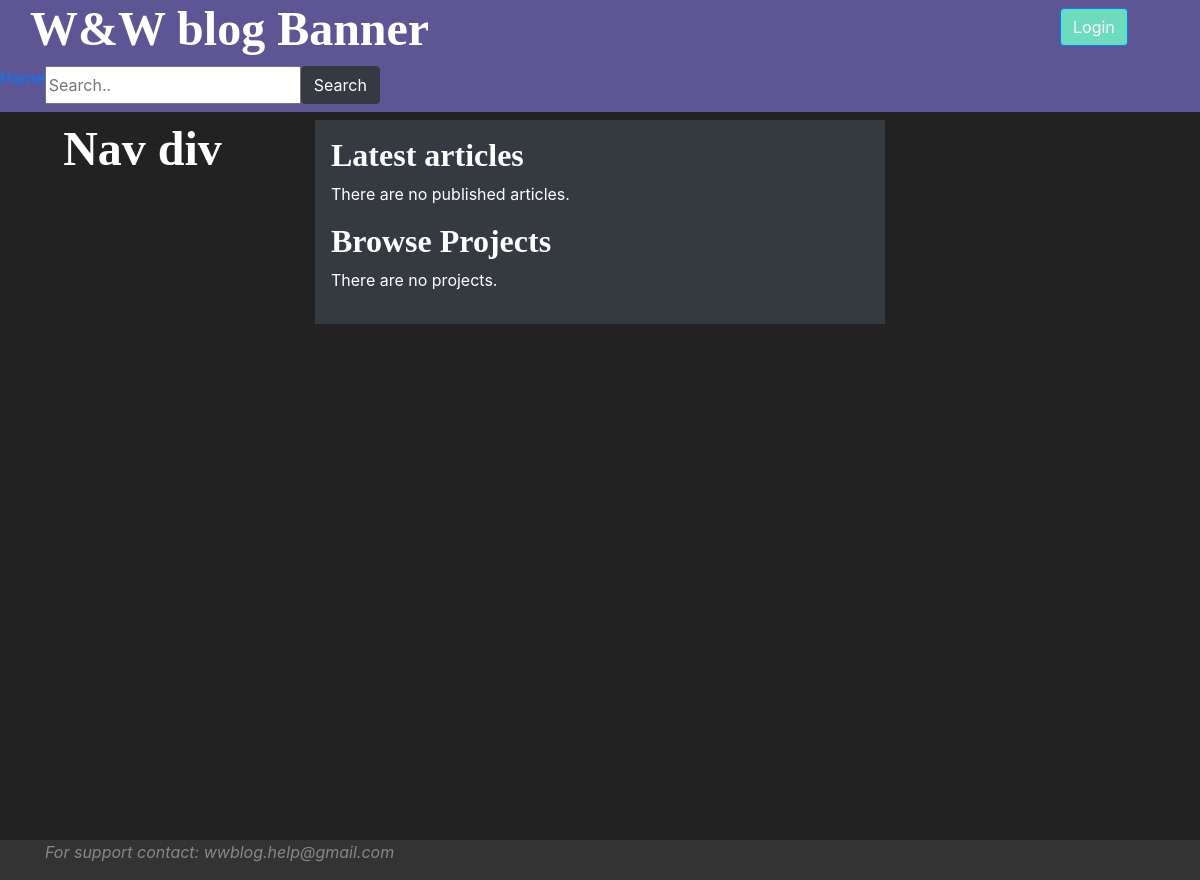
The app's page /, older data.
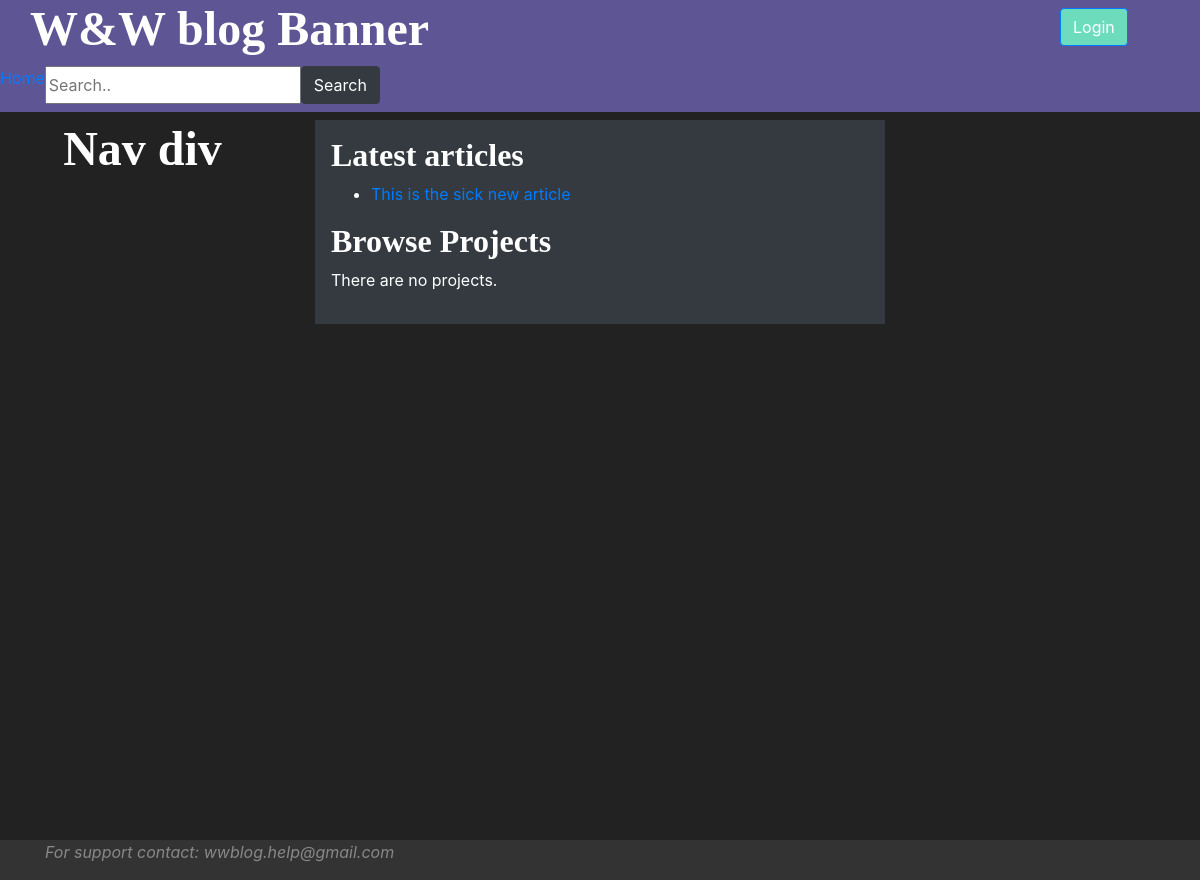
The same page, newer data.
### wwapp/models.py (models this page shows, shortened)
class Article(models.Model):
    article_id = models.AutoField(primary_key=True)
    article_title = models.CharField(max_length=45)
    pub_date = models.DateTimeField(blank=True, null=True)
    author = models.ForeignKey(User, on_delete=models.PROTECT)
    published = models.BooleanField(default=False)
    creation_date = models.DateTimeField(auto_now_add=True)
    article_parent = models.ForeignKey("Article", on_delete=models.SET_NULL, null=True, blank=True)
    """
    # populate with -  default=timezone.now - from django.utils.timezone.now()
    # edit_date = models.DateField(auto_now=True)
    # can be used instead auto_now_add = True,
    """
    class Meta:
        indexes = [
            models.Index(fields=['article_title']),
            models.Index(fields=['author']),
        ]

### wwapp/views.py (the view)
# urls.py: path('', views.index, name='index'),
def index(request):
    latest_articles = ArticleHandler.get_latest_published_articles(count=5)
    values = {
        "latest_articles_list": latest_articles,
    }
    return render(request, "wwapp/index.html", values)

### wwapp/handlers.py (called while the page is built)
    @staticmethod
    def get_latest_published_articles(count: int) -> [Article]:
        latest_articles = Article.objects.filter(published=True).order_by('-pub_date')[:int(count)]
        return latest_articles

### wwapp/templates/wwapp/index.html (shortened to what this page needs)
{% extends 'wwapp/base.html'%}
{% block content %}
    <h3>Latest articles</h3>
    {% if latest_articles_list %}
        <ul title="Latest articles">
            {% for article in latest_articles_list %}
                <li>
                    <a href="{% url 'wwapp:open_article' article.article_id %}">{{ article.article_title }}</a>
                </li>
            {% endfor %}
        </ul>
    {% else %}
        <p>There are no published articles.</p>
    {% endif %}
    <h3>Browse Projects</h3>
    {% if categories %}
        {% for cat in categories %}
            <li>
                <a href="{%  url 'wwapp:open_category' cat.category_id %}">{{ cat.category_name }}</a>
            </li>
        {% endfor %}
    {% else %}
        <p>There are no projects.</p>
    {% endif %}
{% endblock %}

Row changes from the older to the newer data that the page shows:
now on this page (row edited): Article: article_title "This is the sick new article"
Text that changed along with them:
text no longer shown: "There are no published articles."
